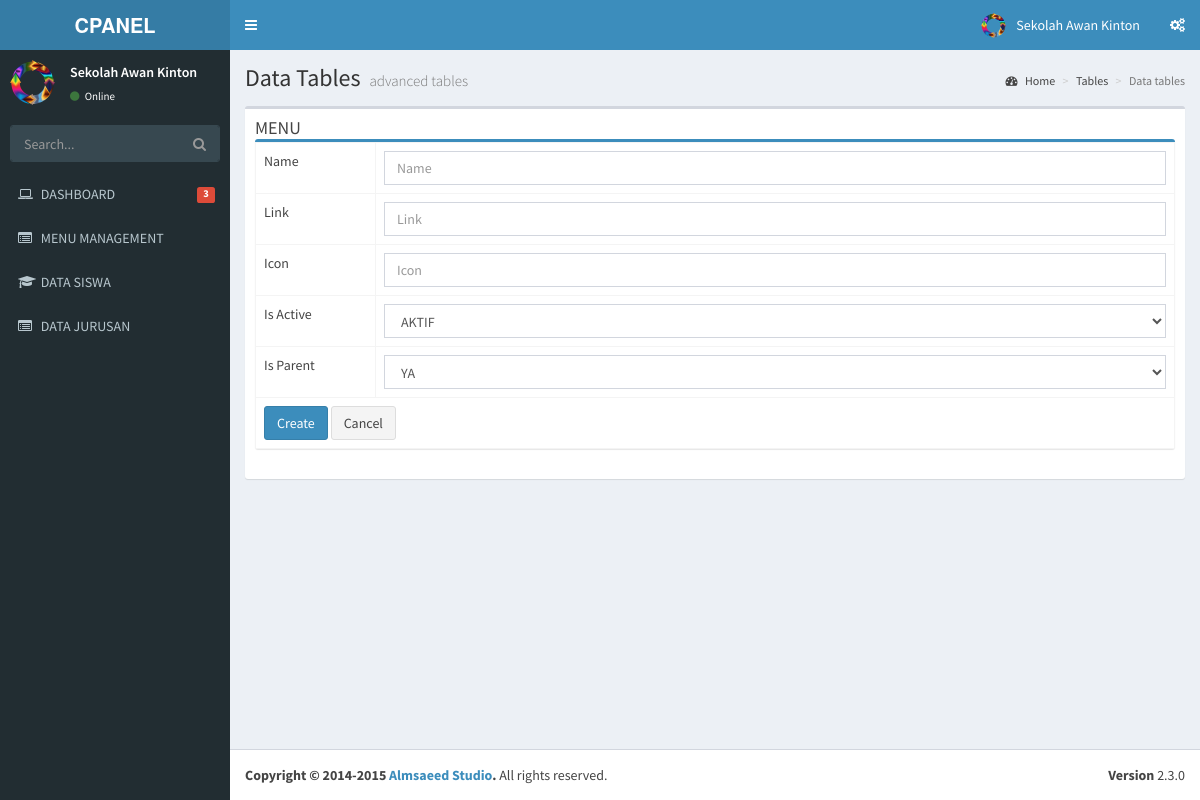
Page /index.php/menu/create on the committed database.
### tables this page shows
CREATE TABLE IF NOT EXISTS `menu` (
`id` int(11) NOT NULL,
  `name` varchar(50) NOT NULL,
  `link` varchar(50) NOT NULL,
  `icon` varchar(30) NOT NULL,
  `is_active` int(1) NOT NULL,
  `is_parent` int(1) NOT NULL
);

### application/libraries/Template.php (called while the page is built)
<?php if ( ! defined('BASEPATH')) exit('No direct script access allowed');
class Template {
		var $template_data = array();
		function set($name, $value)
		{
			$this->template_data[$name] = $value;
		}
		function load($template = '', $view = '' , $view_data = array(), $return = FALSE)
		{
			$this->CI =& get_instance();
			$this->set('contents', $this->CI->load->view($view, $view_data, TRUE));
			return $this->CI->load->view($template, $this->template_data, $return);
		}
}

### application/controllers/Menu.php (called while the page is built, shortened)
<?php
class Menu extends CI_Controller
{
    public function create()
    {
        $data = array(
            'button' => 'Create',
            'action' => site_url('menu/create_action'),
	    'id' => set_value('id'),
	    'name' => set_value('name'),
	    'link' => set_value('link'),
	    'icon' => set_value('icon'),
	    'is_active' => set_value('is_active'),
	    'is_parent' => set_value('is_parent'),
	);
        $this->template->load('template','menu_form', $data);
    }
}

### index.php (called while the page is built, shortened)
<?php
require_once BASEPATH.'core/CodeIgniter.php';

### application/views/menu_form.php (the view, shortened to what this page needs)
    <section class='content'>
      <div class='row'>
        <div class='col-xs-12'>
          <div class='box'>
            <div class='box-header'>
              <h3 class='box-title'>MENU</h3>
                  <div class='box box-primary'>
    <form action="<?php echo $action; ?>" method="post"><table class='table table-bordered'>
 <tr><td width="120">Name <?php echo form_error('name') ?></td>
        <td><input type="text" class="form-control" name="name" id="name" placeholder="Name" value="<?php echo $name; ?>" />
    </td>
 <tr><td>Link <?php echo form_error('link') ?></td>
        <td><input type="text" class="form-control" name="link" id="link" placeholder="Link" value="<?php echo $link; ?>" />
    </td>
 <tr><td>Icon <?php echo form_error('icon') ?></td>
        <td><input type="text" class="form-control" name="icon" id="icon" placeholder="Icon" value="<?php echo $icon; ?>" />
    </td>
 <tr><td>Is Active <?php echo form_error('is_active') ?></td>
            <td><?php echo form_dropdown('is_active',array('1'=>'AKTIF','0'=>'TIDAK AKTIF'),$is_active,"class='form-control'");?>
    </td>
 <tr><td>Is Parent <?php echo form_error('is_parent') ?></td>
        <td>
            <select name="is_parent" class="form-control">
                <option value="0">YA</option>
            </select>
    </td>
 <tr><td colspan='2'><button type="submit" class="btn btn-primary"><?php echo $button ?></button>
 <a href="<?php echo site_url('menu') ?>" class="btn btn-default">Cancel</a></td></tr>
</table></form>
</div>
          </div>
        </div>
      </div>
    </section>

### application/views/template.php (shortened to what this page needs)
<!DOCTYPE html>
<html>
    <head>
        <link rel="stylesheet" href="<?php echo base_url() ?>template/bootstrap/css/bootstrap.min.css">
        <link rel="stylesheet" href="<?php echo base_url() ?>template/font-awesome-4.4.0/css/font-awesome.min.css">
        <link rel="stylesheet" href="<?php echo base_url() ?>template/ionicons-2.0.1/css/ionicons.min.css">
        <link rel="stylesheet" href="<?php echo base_url() ?>template/plugins/datatables/dataTables.bootstrap.css">
        <link rel="stylesheet" href="<?php echo base_url() ?>template/dist/css/AdminLTE.min.css">
        <link rel="stylesheet" href="<?php echo base_url() ?>template/dist/css/skins/_all-skins.min.css">
    </head>
    <body class="hold-transition skin-blue sidebar-mini">
        <div class="wrapper">
            <header class="main-header">
                <a href="index2.html" class="logo">
                    <span class="logo-lg"><b>CPANEL</b></span>
                </a>
                <nav class="navbar navbar-static-top" role="navigation">
                    <a href="#" class="sidebar-toggle" data-toggle="offcanvas" role="button">
                    </a>
                    <div class="navbar-custom-menu">
                        <ul class="nav navbar-nav">
                            <li class="dropdown user user-menu">
                                <a href="#" class="dropdown-toggle" data-toggle="dropdown">
                                    <img src="<?php echo base_url()?>template/dist/img/logo.png" class="user-image" alt="User Image">
                                    <span class="hidden-xs">Sekolah Awan Kinton</span>
                                </a>
                            </li>
                            <li>
                                <a href="#" data-toggle="control-sidebar"><i class="fa fa-gears"></i></a>
                            </li>
                        </ul>
                    </div>
                </nav>
            </header>
            <aside class="main-sidebar">
                <section class="sidebar">
                    <div class="user-panel">
                        <div class="pull-left image">
                            <img src="<?php echo base_url()?>template/dist/img/logo.png" class="img-circle" alt="User Image">
                        </div>
                        <div class="pull-left info">
                            <p>Sekolah Awan Kinton</p>
                            <a href="#"><i class="fa fa-circle text-success"></i> Online</a>
                        </div>
                    </div>
                    <form action="#" method="get" class="sidebar-form">
                        <div class="input-group">
                            <input type="text" name="q" class="form-control" placeholder="Search...">
                            <span class="input-group-btn">
                                <button type="submit" name="search" id="search-btn" class="btn btn-flat"><i class="fa fa-search"></i></button>
                            </span>
                        </div>
                    </form>
                    <ul class="sidebar-menu">
                        <li>
                            <a href="<?php echo site_url('dashboard') ?>">
                                <i class="fa fa-laptop"></i> <span>DASHBOARD</span>
                                <small class="label pull-right bg-red">3</small>
                            </a>
                        </li>
                        <?php
                        $menu = $this->db->get_where('menu', array('is_parent' => 0,'is_active'=>1));
                        foreach ($menu->result() as $m) {
                            $submenu = $this->db->get_where('menu',array('is_parent'=>$m->id,'is_active'=>1));
                            if($submenu->num_rows()>0){
                                echo "<li class='treeview'>
                                    ".anchor('#',  "<i class='$m->icon'></i>".strtoupper($m->name).' <i class="fa fa-angle-left pull-right"></i>')."
                                        <ul class='treeview-menu'>";
                                foreach ($submenu->result() as $s){
                                     echo "<li>" . anchor($s->link, "<i class='$s->icon'></i> <span>" . strtoupper($s->name)) . "</span></li>";
                                }
                                   echo"</ul>
                                    </li>";
                            }else{
                                echo "<li>" . anchor($m->link, "<i class='$m->icon'></i> <span>" . strtoupper($m->name)) . "</span></li>";
                            }
                        }
                        ?>
                    </ul>
                </section>
            </aside>
            <div class="content-wrapper">
                <section class="content-header">
                    <h1>
                        Data Tables
                        <small>advanced tables</small>
                    </h1>
                    <ol class="breadcrumb">
                        <li><a href="#"><i class="fa fa-dashboard"></i> Home</a></li>
                        <li><a href="#">Tables</a></li>
                        <li class="active">Data tables</li>
                    </ol>
                </section>
                <?php
                echo $contents;
                ?>
            </div>
            <footer class="main-footer">
                <div class="pull-right hidden-xs">
                    <b>Version</b> 2.3.0
                </div>
                <strong>Copyright &copy; 2014-2015 <a href="http://almsaeedstudio.com">Almsaeed Studio</a>.</strong> All rights reserved.
            </footer>
        </div>
    </body>
</html>

### rows in the picture
menu: link+icon+name "MENU MANAGEMENT"
menu: link+icon+name "DATA SISWA"
menu: link+icon+name "DATA JURUSAN"

### other values in the picture
$button "Create"
